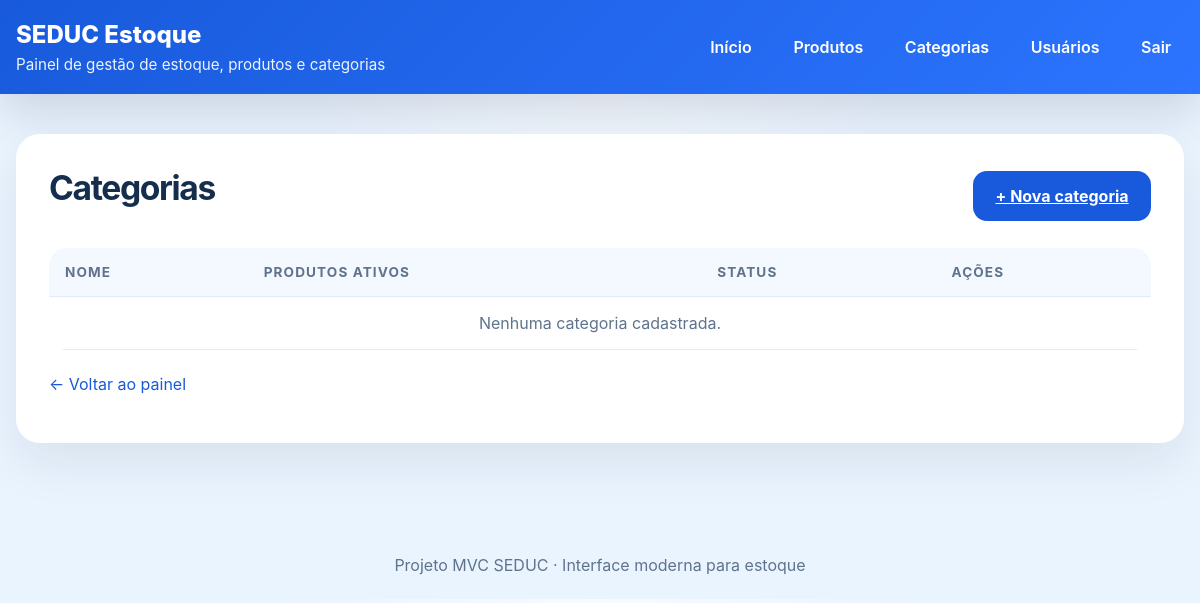
Before: /categorias/ (signed in) with the older database file.
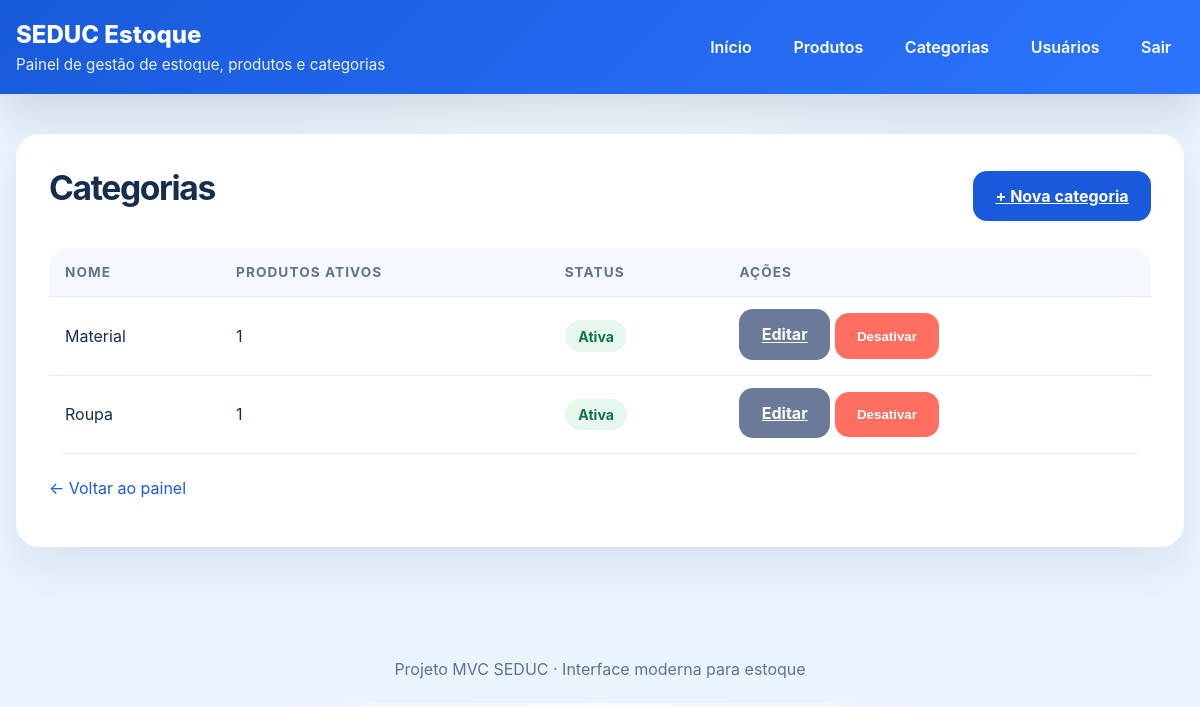
After: the same page with the newer database file.
### app/models/categoria.py (models this page shows)
class Categoria(Base):
    __tablename__ = "categorias"
    id = Column(Integer, primary_key=True, autoincrement=True, index=True)
    nome = Column(String, unique=True, nullable=False)
    ativo = Column(Boolean, default=True)
    produtos = relationship("Produto", back_populates="categoria", lazy="select")

### app/controllers/categoria_controller.py (the view)
@router.get("/")
def listar_categorias(
    request: Request,
    db: Session = Depends(get_db),
    admin = Depends(get_admin)
):
    categorias = db.query(Categoria).order_by(Categoria.nome).all()
    return templates.TemplateResponse(
        request,
        "categorias/index.html",
        {
            "request":    request,
            "usuario":    admin,
            "categorias": categorias,
        }
    )

### app/templates/categorias/index.html (shortened to what this page needs)
{% extends "base.html" %}
{% block content %}
<div class="card">
    <div class="section-header">
        <div>
            <h1 class="page-title">Categorias</h1>
        </div>
        <a class="button" href="/categorias/nova">+ Nova categoria</a>
    </div>
    <div class="table-wrapper">
        <table>
            <thead>
                <tr>
                    <th>Nome</th>
                    <th>Produtos ativos</th>
                    <th>Status</th>
                    <th>Ações</th>
                </tr>
            </thead>
            <tbody>
                {% for c in categorias %}
                <tr>
                    <td>{{ c.nome }}</td>
                    <td>{{ c.produtos | selectattr('ativo') | list | length }}</td>
                    <td>
                        <span class="status-badge {{ 'active' if c.ativo else 'inactive' }}">
                            {{ "Ativa" if c.ativo else "Inativa" }}
                        </span>
                    </td>
                    <td>
                        <a class="button secondary" href="/categorias/{{ c.id }}/editar">Editar</a>
                        <form action="/categorias/{{ c.id }}/toggle-ativo" method="post" style="display:inline;">
                            <button class="button {{ 'danger' if c.ativo else 'secondary' }}" type="submit">
                                {{ "Desativar" if c.ativo else "Ativar" }}
                            </button>
                        </form>
                    </td>
                </tr>
                {% endfor %}
                {% if not categorias %}
                <tr>
                    <td colspan="4" style="text-align:center; color: var(--muted);">
                        Nenhuma categoria cadastrada.
                    </td>
                </tr>
                {% endif %}
            </tbody>
        </table>
    </div>
    <p class="footer-note"><a class="small-link" href="/">← Voltar ao painel</a></p>
</div>
{% endblock %}

Changed rows visible on the page:
added Categoria: nome "Material", produtos|selectattr "1", ativo "Ativa", ativo "Desativar"
added Categoria: nome "Roupa", produtos|selectattr "1", ativo "Ativa", ativo "Desativar"
Other visible differences:
text no longer shown: "Nenhuma categoria cadastrada."
